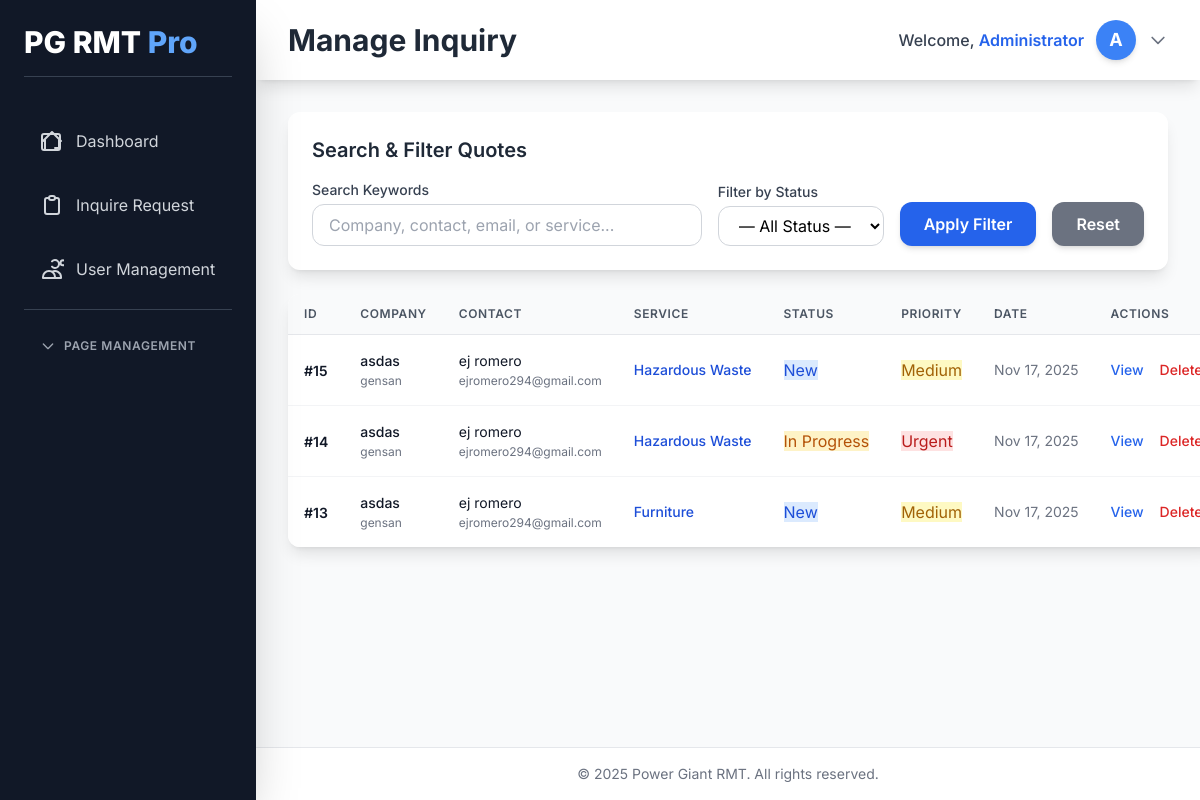
Screenshot of /admin-powergiant/request_quote.php (signed in) with the database file from the repository.
### tables this page shows
CREATE TABLE `quote_requests` (
  `id` int(11) NOT NULL,
  `company_name` varchar(255) NOT NULL,
  `industry` varchar(100) NOT NULL,
  `contact_person` varchar(100) NOT NULL,
  `position` varchar(100) DEFAULT NULL,
  `email` varchar(100) NOT NULL,
  `phone` varchar(50) NOT NULL,
  `delivery_location` varchar(255) NOT NULL,
  `message` text DEFAULT NULL,
  `attachment_path` varchar(500) DEFAULT NULL,
  `attachment_original_name` varchar(255) DEFAULT NULL,
  `status` enum('new','in_progress','quoted','completed','cancelled') DEFAULT 'new',
  `priority` enum('low','medium','high','urgent') DEFAULT 'medium',
  `notes` text DEFAULT NULL,
  `ip_address` varchar(45) DEFAULT NULL,
  `user_agent` text DEFAULT NULL,
  `created_at` timestamp NOT NULL DEFAULT current_timestamp(),
  `updated_at` timestamp NOT NULL DEFAULT current_timestamp() ON UPDATE current_timestamp(),
  `service` varchar(100) DEFAULT NULL
);

### config/auth.php (called while the page is built, shortened)
<?php
$database = new Database();
$conn = $database->connect();
function isLoggedIn() {
    return isset($_SESSION['admin_id']) && !empty($_SESSION['admin_id']);
}
function hasPermission($permission) {
    global $conn;
    $role = $_SESSION['admin_role'];
    try {
        $stmt = $conn->prepare("SELECT allowed FROM admin_permissions WHERE role = ? AND permission = ?");
        $stmt->execute([$role, $permission]);
        $result = $stmt->fetch(PDO::FETCH_ASSOC);
        return $result && $result['allowed'] == 1;
    } catch (Exception $e) {
        error_log("Permission check failed: " . $e->getMessage());
        return false;
    }
}
?>

### admin-powergiant/request_quote.php (the view, shortened to what this page needs)
<?php
require_once '../config/auth.php';
$database = new Database();
$db = $database->connect();
$search        = $_GET['search'] ?? '';
$sql    = "SELECT * FROM quote_requests WHERE 1=1";
$params = [];
$sql .= " ORDER BY created_at DESC";
$stmt = $db->prepare($sql);
$stmt->execute($params);
$quotes = $stmt->fetchAll();
$admin_name = $_SESSION['admin_name'] ?? 'Admin User';
?>
<!DOCTYPE html>
<html lang="en">
<head>
    <script src="https://cdn.tailwindcss.com"></script>
</head>
<body class="bg-gray-50 antialiased">
<div class="flex h-screen overflow-hidden">
<aside id="sidebar" class="bg-gray-900 text-white w-64 fixed inset-y-0 left-0 z-40 transform -translate-x-full lg:translate-x-0 lg:static shadow-2xl">
    <div class="p-6 h-full flex flex-col">
        <div class="flex items-center justify-between mb-10 border-b border-gray-700 pb-4">
            <h2 class="text-3xl font-extrabold text-white">PG RMT <span class="text-blue-400">Pro</span></h2>
        </div>
        <nav class="space-y-4 flex-1">
            <?php if (hasPermission('view_dashboard')): ?>
            <a href="dashboard.php" class="flex items-center px-4 py-3 text-gray-300 hover:bg-gray-700 rounded-xl transition hover:text-white">
                <svg class="w-6 h-6 mr-3" fill="none" stroke="currentColor" viewBox="0 0 24 24">
                    <path stroke-linecap="round" stroke-linejoin="round" stroke-width="2" d="M3 12l2-2m0 0l7-7 7 7M5 10v10a1 1 0 001 1h3m10-11l2 2m-2-2v10a1 1 0 01-1-1h-3M6 21h12a2 2 0 002-2V7a2 2 0 00-2-2H4a2 2 0 00-2 2v12a2 2 0 002 2z"/>
                </svg>
                Dashboard
            </a>
            <?php endif; ?>
            <?php if (hasPermission('view_inquiries')): ?>
            <a href="request_quote.php" class="flex items-center px-4 py-3 text-gray-300 hover:bg-gray-700 rounded-xl transition hover:text-white">
                <svg class="w-6 h-6 mr-3" fill="none" stroke="currentColor" viewBox="0 0 24 24">
                    <path stroke-linecap="round" stroke-linejoin="round" stroke-width="2" d="M9 5H7a2 2 0 00-2 2v12a2 2 0 002 2h10a2 2 0 002-2V7a2 2 0 00-2-2h-2M9 5a2 2 0 002 2h2a2 2 0 002-2M9 5a2 2 0 012-2h2a2 2 0 012 2"/>
                </svg>
                Inquire Request
            </a>
            <?php endif; ?>
            <?php if (hasPermission('manage_users')): ?>
            <a href="user_management.php" class="flex items-center px-4 py-3 text-gray-300 hover:bg-gray-700 rounded-xl transition hover:text-white">
                <svg class="w-6 h-6 mr-3" fill="none" stroke="currentColor" viewBox="0 0 24 24">
                    <path stroke-linecap="round" stroke-linejoin="round" stroke-width="2" d="M12 4.354a4 4 0 110 5.292M15 21H3v-1a6 6 0 0112 0v1zm0 0h6v-1a6 6 0 00-9-5.197m13.5-9a2.5 2.5 0 11-5 0 2.5 2.5 0 015 0z"/>
                </svg>
                User Management
            </a>
            <?php endif; ?>
            <?php if (hasPermission('edit_pages')): ?>
            <div class="border-t border-gray-700 pt-4">
                <button onclick="togglePageManagement()" class="w-full flex items-center justify-between px-4 py-3 text-xs font-semibold text-gray-400 uppercase tracking-wider hover:text-white transition group">
                    <span class="flex items-center">
                        <svg id="pageMgmtCaret" class="w-4 h-4 mr-2 transition-transform duration-200 group-hover:text-blue-400" fill="none" stroke="currentColor" viewBox="0 0 24 24">
                            <path stroke-linecap="round" stroke-linejoin="round" stroke-width="2" d="M19 9l-7 7-7-7"/>
                        </svg>
                        Page Management
                    </span>
                </button>
            </div>
            <?php endif; ?>
        </nav>
    </div>
</aside>
    <div class="flex-1 flex flex-col overflow-hidden">
        <header class="bg-white shadow-lg sticky top-0 z-20">
            <div class="max-w-full mx-auto px-4 sm:px-6 lg:px-8">
                <div class="flex justify-between h-20 items-center">
                    <div class="flex items-center">
                        <h1 class="text-xl sm:text-2xl md:text-3xl font-bold text-gray-800">Manage Inquiry</h1>
                    </div>
                    <div class="relative">
                        <button onclick="toggleUserDropdown()" class="flex items-center space-x-3 text-gray-700 hover:text-blue-600 transition">
                            <span class="hidden sm:inline text-sm md:text-base font-medium">Welcome, <span class="text-blue-600 font-semibold"><?php echo htmlspecialchars($admin_name); ?></span></span>
                            <div class="w-10 h-10 rounded-full bg-blue-500 flex items-center justify-center text-white font-bold text-lg shadow-md">A</div>
                            <svg class="w-5 h-5 text-gray-500" fill="none" stroke="currentColor" viewBox="0 0 24 24">
                                <path stroke-linecap="round" stroke-linejoin="round" stroke-width="2" d="M19 9l-7 7-7-7"/>
                            </svg>
                        </button>
                    </div>
                </div>
            </div>
        </header>
        <main class="flex-1 overflow-y-auto p-4 sm:p-6 lg:p-8">
            <div class="bg-white rounded-xl shadow-lg p-4 sm:p-6 mb-6">
                <div class="flex flex-wrap justify-between items-center mb-4 gap-3">
                    <h3 class="text-lg lg:text-xl font-semibold text-gray-800">Search & Filter Quotes</h3>
                </div>
                <form method="GET" class="flex flex-wrap items-end gap-3 lg:gap-4">
                    <div class="flex-1 min-w-[200px] lg:min-w-80">
                        <label for="search" class="block text-sm font-medium text-gray-700 mb-1">Search Keywords</label>
                        <input type="text" id="search" name="search" value="<?php echo htmlspecialchars($search); ?>" placeholder="Company, contact, email, or service..." class="w-full px-4 py-2 border border-gray-300 rounded-xl focus:ring-2 focus:ring-blue-500 focus:border-blue-500">
                    </div>
                    <div class="min-w-[150px]">
                        <label for="status" class="block text-sm font-medium text-gray-700 mb-1">Filter by Status</label>
                        <select id="status" name="status" class="w-full px-4 py-2 border border-gray-300 rounded-xl focus:ring-2 focus:ring-blue-500 focus:border-blue-500 bg-white">
                            <option value="">— All Status —</option>
                        </select>
                    </div>
                    <button type="submit" class="bg-blue-600 hover:bg-blue-700 text-white font-semibold px-4 sm:px-6 py-2.5 rounded-xl transition shadow-md">Apply Filter</button>
                    <a href="request_quote.php" class="bg-gray-500 hover:bg-gray-600 text-white font-semibold px-4 sm:px-6 py-2.5 rounded-xl transition shadow-md">Reset</a>
                </form>
            </div>
            <?php
            $statusConfig = [
                'new' => ['class' => 'bg-blue-100 text-blue-700', 'label' => 'New'],
                'in_progress' => ['class' => 'bg-amber-100 text-amber-700', 'label' => 'In Progress'],
                'quoted' => ['class' => 'bg-purple-100 text-purple-700', 'label' => 'Quoted'],
                'completed' => ['class' => 'bg-green-100 text-green-700', 'label' => 'Completed'],
                'cancelled' => ['class' => 'bg-gray-100 text-gray-700', 'label' => 'Cancelled']
            ];
            $priorityConfig = [
                'low' => ['class' => 'bg-slate-100 text-slate-600', 'dot' => 'bg-slate-400', 'label' => 'Low'],
                'medium' => ['class' => 'bg-yellow-100 text-yellow-700', 'dot' => 'bg-yellow-500', 'label' => 'Medium'],
                'high' => ['class' => 'bg-orange-100 text-orange-700', 'dot' => 'bg-orange-500', 'label' => 'High'],
                'urgent' => ['class' => 'bg-red-100 text-red-700', 'dot' => 'bg-red-500', 'label' => 'Urgent']
            ];
            ?>
            <div class="bg-white rounded-xl shadow-lg overflow-hidden table-desktop w-full">
                <table class="w-full divide-y divide-gray-200">
                    <thead class="bg-gray-50">
                        <tr>
                            <th class="px-4 py-3 text-left text-xs font-semibold text-gray-600 uppercase tracking-wider">ID</th>
                            <th class="px-4 py-3 text-left text-xs font-semibold text-gray-600 uppercase tracking-wider">Company</th>
                            <th class="px-4 py-3 text-left text-xs font-semibold text-gray-600 uppercase tracking-wider">Contact</th>
                            <th class="px-4 py-3 text-left text-xs font-semibold text-gray-600 uppercase tracking-wider">Service</th>
                            <th class="px-4 py-3 text-left text-xs font-semibold text-gray-600 uppercase tracking-wider">Status</th>
                            <th class="px-4 py-3 text-left text-xs font-semibold text-gray-600 uppercase tracking-wider">Priority</th>
                            <th class="px-4 py-3 text-left text-xs font-semibold text-gray-600 uppercase tracking-wider">Date</th>
                            <th class="px-4 py-3 text-left text-xs font-semibold text-gray-600 uppercase tracking-wider">Actions</th>
                        </tr>
                    </thead>
                    <tbody class="bg-white divide-y divide-gray-100">
                        <?php foreach ($quotes as $q): ?>
                        <tr class="hover:bg-gray-50 transition">
                            <td class="px-4 py-4 whitespace-nowrap"><span class="text-sm font-semibold text-gray-900">#<?php echo $q['id']; ?></span></td>
                            <td class="px-4 py-4">
                                <div class="text-sm font-medium text-gray-900"><?php echo htmlspecialchars($q['company_name']); ?></div>
                                <div class="text-xs text-gray-500 mt-0.5"><?php echo htmlspecialchars($q['delivery_location']); ?></div>
                            </td>
                            <td class="px-4 py-4">
                                <div class="text-sm text-gray-900"><?php echo htmlspecialchars($q['contact_person']); ?></div>
                                <div class="text-xs text-gray-500 mt-0.5"><?php echo htmlspecialchars($q['email']); ?></div>
                            </td>
                            <td class="px-4 py-4 whitespace-nowrap text-sm font-medium text-blue-700">
                                <?php echo htmlspecialchars($q['service'] ?? '—'); ?>
                            </td>
                            <td class="px-4 py-4 whitespace-nowrap">
                                <?php $s = $statusConfig[strtolower($q['status'])] ?? ['class' => 'bg-gray-100 text-gray-700', 'label' => ucfirst($q['status'])]; ?>
                                <span class="badge <?php echo $s['class']; ?>"><?php echo $s['label']; ?></span>
                            </td>
                            <td class="px-4 py-4 whitespace-nowrap">
                                <?php $p = $priorityConfig[strtolower($q['priority'])] ?? ['class' => 'bg-gray-100 text-gray-700', 'dot' => 'bg-gray-400', 'label' => ucfirst($q['priority'])]; ?>
                                <span class="badge <?php echo $p['class']; ?>"><span class="priority-dot <?php echo $p['dot']; ?>"></span><?php echo $p['label']; ?></span>
                            </td>
                            <td class="px-4 py-4 whitespace-nowrap text-sm text-gray-500"><?php echo date('M d, Y', strtotime($q['created_at'])); ?></td>
                            <td class="px-4 py-4 whitespace-nowrap text-sm">
                                <button onclick="openQuoteDetailsModal(<?php echo $q['id']; ?>)" class="text-blue-600 hover:text-blue-800 font-medium mr-3">View</button>
                                <button onclick="openDeleteConfirmation(<?php echo $q['id']; ?>)" class="text-red-600 hover:text-red-800 font-medium">Delete</button>
                            </td>
                        </tr>
                        <?php endforeach; ?>
                    </tbody>
                </table>
            </div>
        </main>
        <footer class="bg-white border-t border-gray-200 p-4 text-center text-xs sm:text-sm text-gray-500 mt-auto">
            &copy; <?php echo date('Y'); ?> Power Giant RMT. All rights reserved.
        </footer>
    </div>
</div>
</body>
</html>

### admin-powergiant/request_quote.php (style rules this page uses)
body { font-family: 'Inter', sans-serif; }
#sidebar { transition: transform 0.3s ease-in-out; }
.badge { @apply inline-flex items-center gap-1.5 px-2.5 py-0.5 rounded-full text-xs font-semibold; }
@media (min-width: 641px) { .table-desktop { display: table; } }

### rows the page displays
quote_requests: id "15", company_name "asdas", delivery_location "gensan", contact_person "ej romero", email "ejromero294@gmail.com", service "Hazardous Waste", status "New", priority "Medium", created_at "Nov 17, 2025"
quote_requests: id "14", company_name "asdas", delivery_location "gensan", contact_person "ej romero", email "ejromero294@gmail.com", service "Hazardous Waste", status "In Progress", priority "Urgent", created_at "Nov 17, 2025"
quote_requests: id "13", company_name "asdas", delivery_location "gensan", contact_person "ej romero", email "ejromero294@gmail.com", service "Furniture", status "New", priority "Medium", created_at "Nov 17, 2025"

### other values shown
$admin_name "Administrator"
